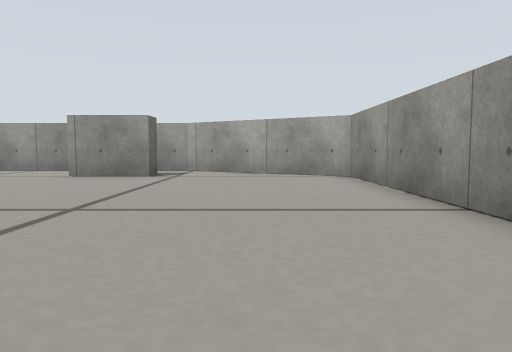
[1] (above)

16 first-person views from a walk through a robot-simulator world made for Gazebo. The camera is 0.13 m above the floor, tilts 4° down and sees 70° across. The floor is counted in squares, 0.2 m on a side. Each view is taken from the middle of a square. On the plan, view 1 faces up. The plan holds only what a view shows up to about 11 squares ahead; the rest is blank.

[2]
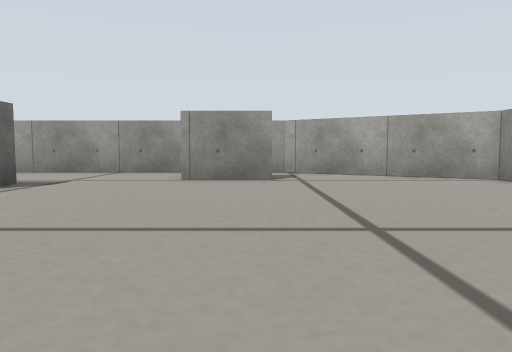

[3]
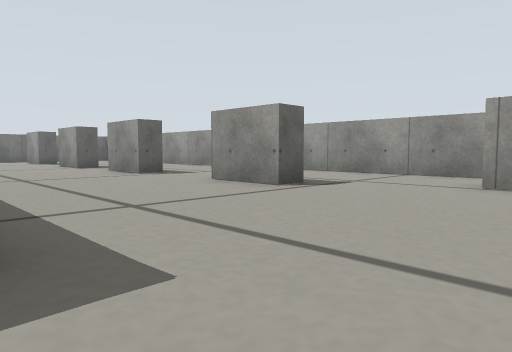

[4]
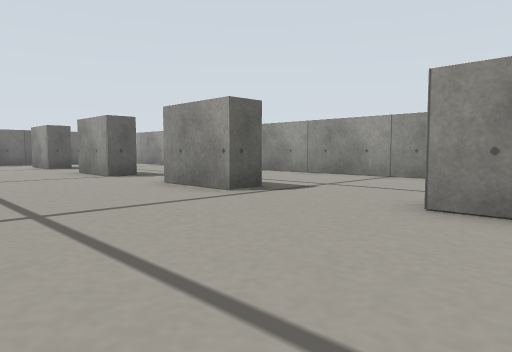

[5]
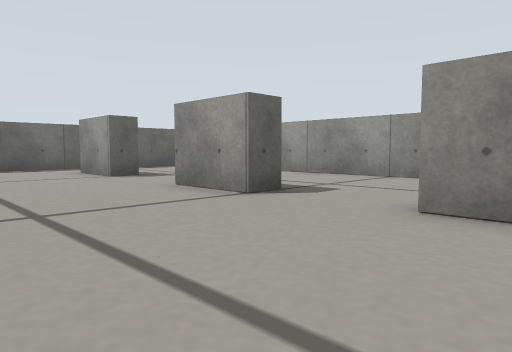

[6]
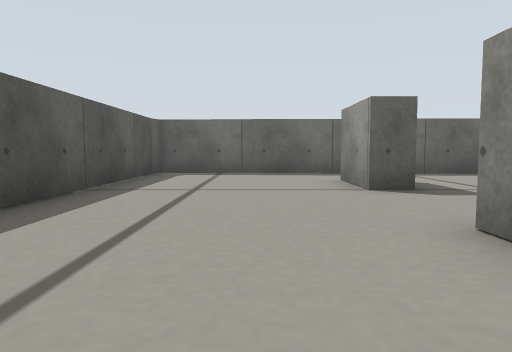

[7]
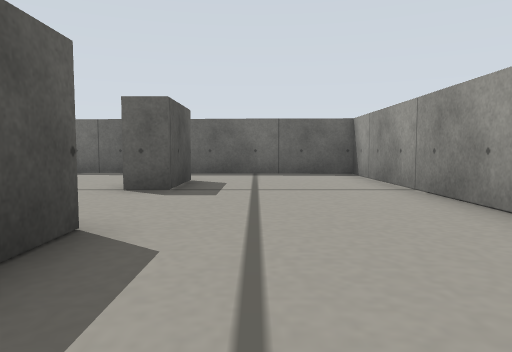

[8]
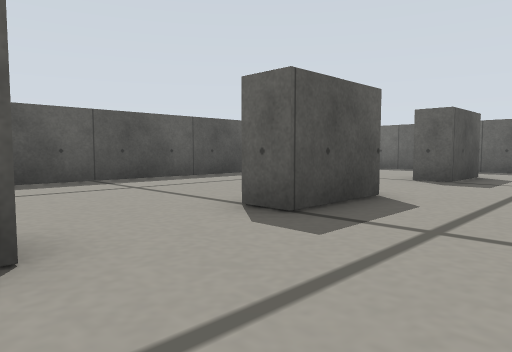

[9]
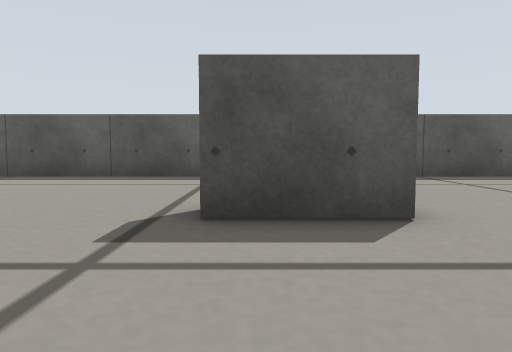

[10]
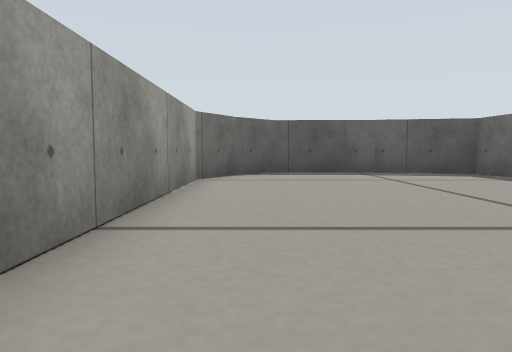

[11]
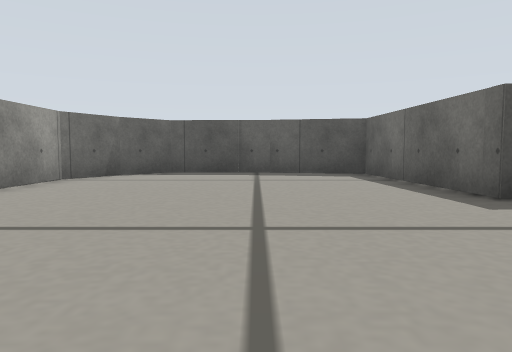

[12]
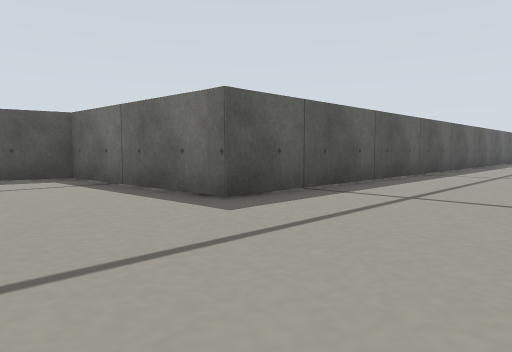

[13]
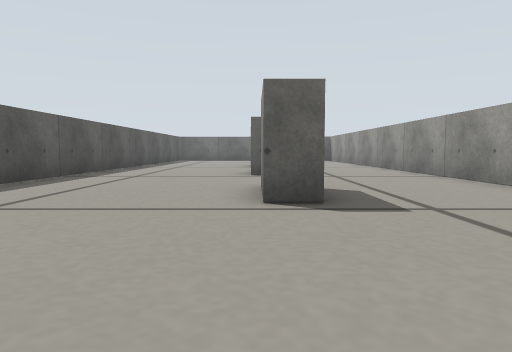

[14]
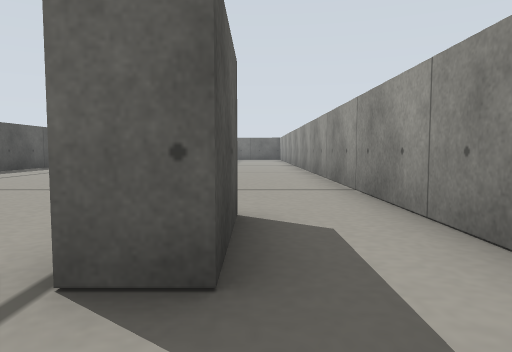

[15]
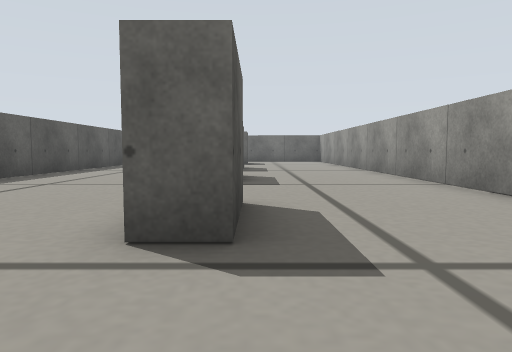

[16]
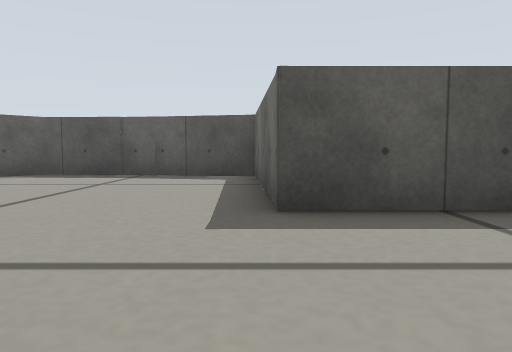

### Floor plan
Points are (right, up) in squares from view 1. A wall is a line through its corners. A room is listed if a view was taken in it or the views show most of it. See-through windows are left out.
Room 1 (views 1, 2, 3, 4, 5, 6, 7, 8, 9, 10, 11, 12, 13, 14, 15, 16)
walls: (-9.4, 7.8) (-7.5, 7.8) (-7.5, 7.1) (-9.5, 7.1); (-14.5, 7.6) (-12.5, 7.6) (-12.5, 6.9) (-14.5, 6.9); (-4.8, 9.8) (-2.7, 9.8) (-2.7, 9.1) (-4.8, 9.1); (-19, 7.6) (-17, 7.6) (-17, 6.9) (-19, 6.9); (-2.4, -3.4) (0.4, -3.6) (1.5, -2.5) (2.3, -1.1) (2.3, 9) (-2.2, 11.6) (-25.9, 11.6) (-26.3, 2.3) (-25.9, 2.1); (-24, 7.6) (-21.9, 7.6) (-21.9, 6.9) (-24, 6.9); (-26.3, 2.2) (-5.2, 2.2) (-5, -2.9) (-2.4, -3.5)

Positions as (right, up) in squares from view 1, and headings:
1: (0, 0), facing up
2: (-3, 1), facing up
3: (-3, 2), facing up-left
4: (-8, 3), facing up-left
5: (-13, 3), facing up-left
6: (-16, 5), facing left
7: (-16, 9), facing left
8: (-14, 10), facing down-left
9: (-13, 11), facing down
10: (1, 7), facing down
11: (-2, 7), facing down
12: (-2, 6), facing down-left
13: (-3, 7), facing left
14: (-1, 10), facing left
15: (-5, 8), facing left
16: (-5, 6), facing down
